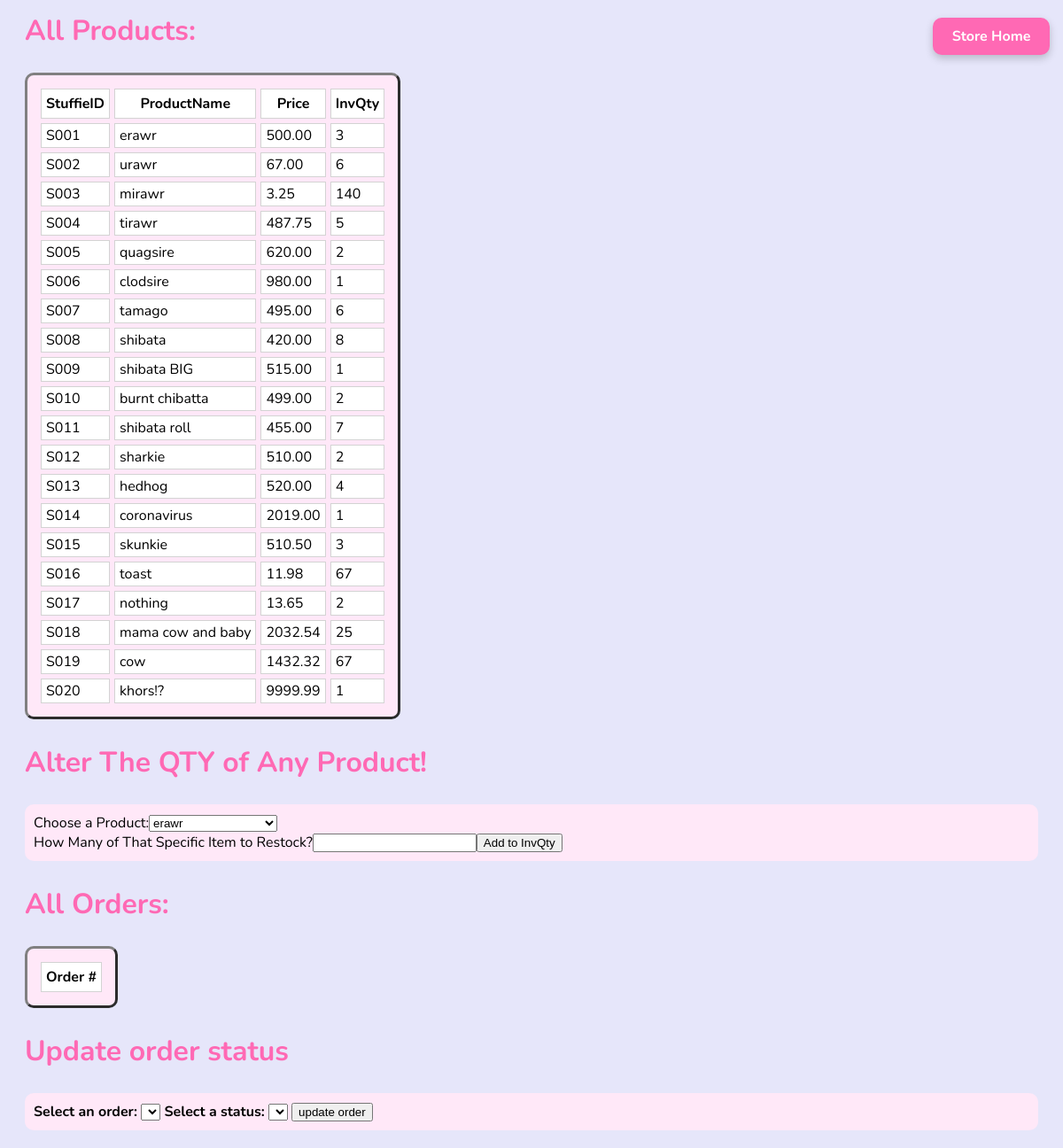
Screenshot of /Previous_Work/emp_page.php with the database file from the repository.
### tables this page shows
CREATE TABLE STUFFEDANIMALSTORE (
    StuffieID VARCHAR(64) NOT NULL,
    ProductName VARCHAR(64) NOT NULL,
    Price DECIMAL(6,2) NOT NULL,
    InvQty INT NOT NULL,
	ImagePath VARCHAR(500) NOT NULL,
	StuffieDescription VARCHAR(500) NOT NULL,
    PRIMARY KEY (StuffieID)
);

### Previous_Work/emp_page.php (the view, shortened to what this page needs)
<?php
            $username = "";
            $passwd = "";
            try
            {
                $dsn = "mysql:host=courses;dbname={$username}";
                $pdo = new PDO($dsn, $username, $passwd);
            }
            catch(PDOException $e)
            {
                echo "Connection failed " . $e->getmessage();
                exit();
            }
        ?>
<html>
    <head>
    </head>
    <body style="background-color:Lavender">
        <h1><b>All Products:</b></h1>
        <?php
            $step1 = "SELECT StuffieID, ProductName, Price, InvQty FROM STUFFEDANIMALSTORE;";
            $result1 = $pdo->query($step1);
            $answer1 = $result1->fetchAll(PDO::FETCH_ASSOC);
            echo "<table border='3'>";
            echo "<tr>";
            if (!empty($answer1))
            {
                foreach($answer1[0] as $key => $value)
                {
                    echo "<th>" . htmlspecialchars($key) . "</th>";
                }
            }
            echo "</tr>";
            foreach($answer1 as $row)
            {
                echo "<tr>";
                foreach($row as $value)
                {
                    echo "<td>" . htmlspecialchars($value) . "</td>";
                }
                echo "</tr>";
            }
            echo "</table>";
            echo "<h1><b>Alter The QTY of Any Product!</b></h1>";
            echo "<form method='POST'>";
            echo "<label>Choose a Product:</label>";
            echo "<select name='product' id='product'>";
            $ProductList = $pdo->query("SELECT StuffieID, ProductName FROM STUFFEDANIMALSTORE");
            while( $row = $ProductList->fetch())
            {
                echo "<option value='{$row['StuffieID']}'>{$row['ProductName']}</option>";
            }
            echo "</select>";
            echo "<br/>";
            echo "How Many of That Specific Item to Restock?<input type='number' name='qty'>";
            echo "<input type='submit' name='step2' value='Add to InvQty'>";
            echo "</form>";
            echo "<h1><b>All Orders:</b></h1>";
            echo "<table border='3'>";
            echo "<tr>";
            echo "<th>Order #</th>";
            echo "</tr>";
            echo "</table>";
        ?>
        <h1><b>Update order status</b></h1>
            <form method="POST">
                <label><b>Select an order:</b></label>
                    <select name="order">
                    </select>
                <label><b>Select a status:</b></label>
                <select name="status">
                </select>
                <input type="submit" name="submitupdateorder" value="update order">
            </form>
        <a href="https://students.cs.niu.edu/~z1977897/gpstore.php" class="top-right-btn2">
            Store Home
        </a>
    </body>
</html>

### Previous_Work/emp_page.php (style rules this page uses)
h1 { font-family:'Nunito', sans-serif; color:hotpink; padding: 5px 20px; }
th { border: 1px solid lightgray; word-wrap: break-word; overflow-wrap: break-word; background-color: white; font-family:'Nunito', sans-serif; padding: 5px; }
form { border-radius: 10px; border-spacing: 5px; padding: 10px; margin: 20px; background-color: #ffe8f8; font-family:'Nunito', sans-serif; }
td { border: 1px solid lightgray; word-wrap: break-word; overflow-wrap: break-word; background-color: white; font-family:'Nunito', sans-serif; padding: 2px 5px; }
table { border-radius: 10px; border-spacing: 5px; padding: 10px; margin: 20px; background-color: #ffe8f8; }
.top-right-btn2 { position: fixed; top: 20px; right: 15px; background-color: hotpink; color: white; padding: 10px 16px; border-radius: 10px; text-decoration: none; font-weight: bold; z-index: 999; box-shadow: 0px 4px 10px rgba(0,0,0,0.2); transition: 0.3s ease; width: 100px; max-width: 200px; text-align: center; font-family:'Nunito', sans-serif; }

### rows the page displays
stuffedanimalstore: StuffieID "S001", ProductName "erawr", Price "500.00", InvQty "3"
stuffedanimalstore: StuffieID "S002", ProductName "urawr", Price "67.00", InvQty "6"
stuffedanimalstore: StuffieID "S003", ProductName "mirawr", Price "3.25", InvQty "140"
stuffedanimalstore: StuffieID "S004", ProductName "tirawr", Price "487.75", InvQty "5"
stuffedanimalstore: StuffieID "S005", ProductName "quagsire", Price "620.00", InvQty "2"
stuffedanimalstore: StuffieID "S006", ProductName "clodsire", Price "980.00", InvQty "1"
stuffedanimalstore: StuffieID "S007", ProductName "tamago", Price "495.00", InvQty "6"
stuffedanimalstore: StuffieID "S008", ProductName "shibata", Price "420.00", InvQty "8"
stuffedanimalstore: StuffieID "S009", ProductName "shibata BIG", Price "515.00", InvQty "1"
stuffedanimalstore: StuffieID "S010", ProductName "burnt chibatta", Price "499.00", InvQty "2"
stuffedanimalstore: StuffieID "S011", ProductName "shibata roll", Price "455.00", InvQty "7"
stuffedanimalstore: StuffieID "S012", ProductName "sharkie", Price "510.00", InvQty "2"
stuffedanimalstore: StuffieID "S013", ProductName "hedhog", Price "520.00", InvQty "4"
stuffedanimalstore: StuffieID "S014", ProductName "coronavirus", Price "2019.00", InvQty "1"
stuffedanimalstore: StuffieID "S015", ProductName "skunkie", Price "510.50", InvQty "3"
stuffedanimalstore: StuffieID "S016", ProductName "toast", Price "11.98", InvQty "67"
stuffedanimalstore: StuffieID "S017", ProductName "nothing", Price "13.65", InvQty "2"
stuffedanimalstore: StuffieID "S018", ProductName "mama cow and baby", Price "2032.54", InvQty "25"
stuffedanimalstore: StuffieID "S019", ProductName "cow", Price "1432.32", InvQty "67"
stuffedanimalstore: StuffieID "S020", ProductName "khors!?", Price "9999.99", InvQty "1"

### other values shown
$key "StuffieID"
$key "ProductName"
$key "Price"
$key "InvQty"
form field product "erawr"
